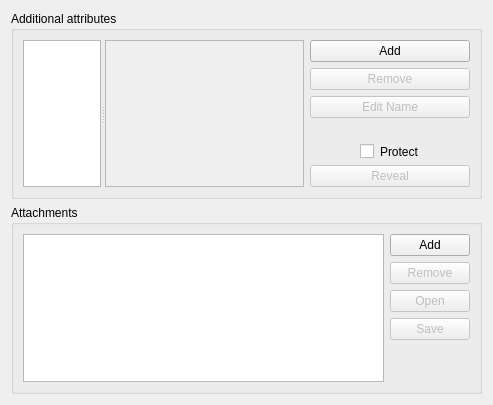
<?xml version="1.0" encoding="UTF-8"?>
<ui version="4.0">
 <class>EditEntryWidgetAdvanced</class>
 <widget class="QWidget" name="EditEntryWidgetAdvanced">
  <property name="geometry">
   <rect>
    <x>0</x>
    <y>0</y>
    <width>493</width>
    <height>405</height>
   </rect>
  </property>
  <layout class="QVBoxLayout" name="verticalLayout">
   <item>
    <widget class="QGroupBox" name="attributesBox">
     <property name="title">
      <string>Additional attributes</string>
     </property>
     <layout class="QHBoxLayout" name="horizontalLayout_3">
      <item>
       <widget class="QSplitter" name="attributesSplitter">
        <property name="orientation">
         <enum>Qt::Horizontal</enum>
        </property>
        <property name="childrenCollapsible">
         <bool>false</bool>
        </property>
        <widget class="AttributesListView" name="attributesView">
         <property name="minimumSize">
          <size>
           <width>0</width>
           <height>0</height>
          </size>
         </property>
         <property name="sizeAdjustPolicy">
          <enum>QAbstractScrollArea::AdjustToContents</enum>
         </property>
         <property name="resizeMode">
          <enum>QListView::Adjust</enum>
         </property>
        </widget>
        <widget class="QPlainTextEdit" name="attributesEdit">
         <property name="enabled">
          <bool>false</bool>
         </property>
         <property name="sizePolicy">
          <sizepolicy hsizetype="MinimumExpanding" vsizetype="Expanding">
           <horstretch>0</horstretch>
           <verstretch>0</verstretch>
          </sizepolicy>
         </property>
         <property name="minimumSize">
          <size>
           <width>170</width>
           <height>0</height>
          </size>
         </property>
        </widget>
       </widget>
      </item>
      <item>
       <layout class="QVBoxLayout" name="attributesButtonLayout">
        <item>
         <widget class="QPushButton" name="addAttributeButton">
          <property name="text">
           <string>Add</string>
          </property>
         </widget>
        </item>
        <item>
         <widget class="QPushButton" name="removeAttributeButton">
          <property name="enabled">
           <bool>false</bool>
          </property>
          <property name="text">
           <string>Remove</string>
          </property>
         </widget>
        </item>
        <item>
         <widget class="QPushButton" name="editAttributeButton">
          <property name="enabled">
           <bool>false</bool>
          </property>
          <property name="text">
           <string>Edit Name</string>
          </property>
         </widget>
        </item>
        <item>
         <spacer name="verticalSpacer">
          <property name="orientation">
           <enum>Qt::Vertical</enum>
          </property>
          <property name="sizeHint" stdset="0">
           <size>
            <width>20</width>
            <height>40</height>
           </size>
          </property>
         </spacer>
        </item>
        <item>
         <widget class="QCheckBox" name="protectAttributeButton">
          <property name="enabled">
           <bool>true</bool>
          </property>
          <property name="styleSheet">
           <string notr="true">margin-left:50%;margin-right:50%</string>
          </property>
          <property name="text">
           <string>Protect</string>
          </property>
          <property name="checkable">
           <bool>true</bool>
          </property>
         </widget>
        </item>
        <item>
         <widget class="QPushButton" name="revealAttributeButton">
          <property name="enabled">
           <bool>false</bool>
          </property>
          <property name="text">
           <string>Reveal</string>
          </property>
          <property name="checkable">
           <bool>false</bool>
          </property>
         </widget>
        </item>
       </layout>
      </item>
     </layout>
    </widget>
   </item>
   <item>
    <widget class="QGroupBox" name="attachmentsBox">
     <property name="title">
      <string>Attachments</string>
     </property>
     <layout class="QHBoxLayout" name="horizontalLayout_2">
      <item>
       <widget class="QListView" name="attachmentsView">
        <property name="flow">
         <enum>QListView::LeftToRight</enum>
        </property>
        <property name="isWrapping" stdset="0">
         <bool>true</bool>
        </property>
       </widget>
      </item>
      <item>
       <layout class="QVBoxLayout" name="attachmentsButtonLayout">
        <item>
         <widget class="QPushButton" name="addAttachmentButton">
          <property name="text">
           <string>Add</string>
          </property>
         </widget>
        </item>
        <item>
         <widget class="QPushButton" name="removeAttachmentButton">
          <property name="enabled">
           <bool>false</bool>
          </property>
          <property name="text">
           <string>Remove</string>
          </property>
         </widget>
        </item>
        <item>
         <widget class="QPushButton" name="openAttachmentButton">
          <property name="enabled">
           <bool>false</bool>
          </property>
          <property name="text">
           <string>Open</string>
          </property>
         </widget>
        </item>
        <item>
         <widget class="QPushButton" name="saveAttachmentButton">
          <property name="enabled">
           <bool>false</bool>
          </property>
          <property name="text">
           <string>Save</string>
          </property>
         </widget>
        </item>
        <item>
         <spacer name="verticalSpacer_2">
          <property name="orientation">
           <enum>Qt::Vertical</enum>
          </property>
          <property name="sizeHint" stdset="0">
           <size>
            <width>20</width>
            <height>40</height>
           </size>
          </property>
         </spacer>
        </item>
       </layout>
      </item>
     </layout>
    </widget>
   </item>
  </layout>
 </widget>
 <customwidgets>
  <customwidget>
   <class>AttributesListView</class>
   <extends>QListView</extends>
   <header>gui/entry/EditEntryWidget_p.h</header>
  </customwidget>
 </customwidgets>
 <tabstops>
  <tabstop>attributesView</tabstop>
  <tabstop>attributesEdit</tabstop>
  <tabstop>addAttributeButton</tabstop>
  <tabstop>removeAttributeButton</tabstop>
  <tabstop>editAttributeButton</tabstop>
  <tabstop>attachmentsView</tabstop>
  <tabstop>addAttachmentButton</tabstop>
  <tabstop>removeAttachmentButton</tabstop>
  <tabstop>openAttachmentButton</tabstop>
  <tabstop>saveAttachmentButton</tabstop>
 </tabstops>
 <resources/>
 <connections/>
</ui>
